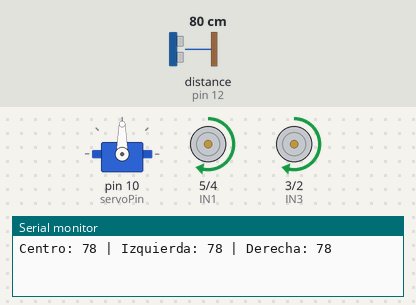
This sketch was run on a simulated Arduino Uno, built with avr-gcc and run on an emulated ATmega328P. Shown: servo, motor-driver pin pairs drawn as motors (green arrow = first pin HIGH = forward, orange = second pin HIGH = backward, longer = more drive, scaled by the enable pin), the last lines printed to the serial monitor. Wiring (inferred from the names in the program): ultrasonic range finder: trigger pin 11; echo pin 12. The test bench sets the inputs (shaded band); at power-on: distance to the obstacle (sensor on pin 12) 80 cm. The echo pulse lasts 58.3 µs per cm.

Above: at 1.7 s.
1.8 s: distance to the obstacle (sensor on pin 12) set to 19 cm
At 2.32 s:
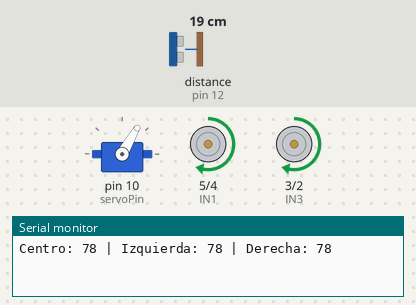
4.8 s: distance to the obstacle (sensor on pin 12) set to 15 cm
At 5.8 s:
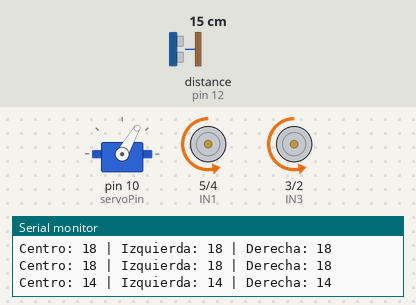
7.8 s: distance to the obstacle (sensor on pin 12) set to 18 cm
10.8 s: distance to the obstacle (sensor on pin 12) set to 2 cm
At 12.81 s:
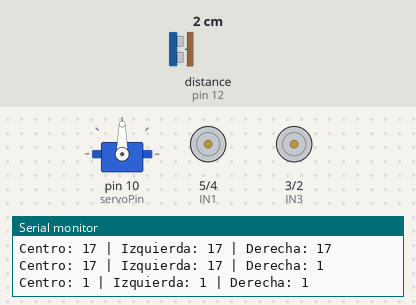
Timing chart, 0 to 14.8 s (numbered marks = the images above; inputs shaded):
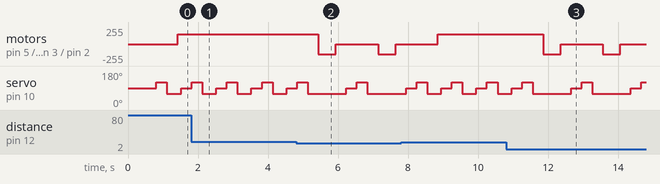

Measured:
- the behaviour switches between 17 and 16 cm on distance to the obstacle (sensor on pin 12) (found by bisection; images 1 and 2)
- after the input at 4.8 s, motor on pin 5 (IN1) / pin 4 (IN2), motor on pin 3 (IN3) / pin 2 (IN4): alternates backward 150/255 for 0.50 s and stopped for 1.2 s, starting after 0.64 s
- after the input at 10.8 s, motor on pin 5 (IN1) / pin 4 (IN2), motor on pin 3 (IN3) / pin 2 (IN4): alternates backward 150/255 for 0.50 s and stopped for 1.2 s, starting after 1.1 s
- by itself, servo on pin 10 (servoPin): repeats every 1.7 s: 120° 0.30 s, 60° 1.1 s, 90° 0.30 s

The sketch:

evasor_obstaculos2.ino
```cpp
#include <Servo.h>

// Pines del sensor ultrasónico
const int trigPin = 11;
const int echoPin = 12;

// Pines del servo
const int servoPin = 10;
Servo sensorServo;

// Pines del L298N
const int IN1 = 5;
const int IN2 = 4;
const int IN3 = 3;
const int IN4 = 2;
const int ENA = 6;
const int ENB = 9;

// Distancia mínima para reaccionar (en cm)
const int distanciaMinima = 15;

void setup() {
  Serial.begin(9600);

  pinMode(trigPin, OUTPUT);
  pinMode(echoPin, INPUT);

  pinMode(IN1, OUTPUT);
  pinMode(IN2, OUTPUT);
  pinMode(IN3, OUTPUT);
  pinMode(IN4, OUTPUT);
  pinMode(ENA, OUTPUT);
  pinMode(ENB, OUTPUT);

  sensorServo.attach(servoPin);
  sensorServo.write(90); // centrar el servo
  delay(500);
}

void loop() {
  // Escanear tres direcciones
  int distCentro = escanear(90);
  int distIzq = escanear(120);
  int distDer = escanear(60);

  Serial.print("Centro: "); Serial.print(distCentro);
  Serial.print(" | Izquierda: "); Serial.print(distIzq);
  Serial.print(" | Derecha: "); Serial.println(distDer);

  if (distCentro > distanciaMinima) {
    avanzar();
  } else {
    if (distIzq > distDer && distIzq > distanciaMinima) {
      girarIzquierda();
    } else if (distDer > distanciaMinima) {
      girarDerecha();
    } else {
      retroceder();
    }
  }

  delay(100); // breve pausa entre ciclos
}

// Función para escanear en un ángulo y devolver distancia
int escanear(int angulo) {
  sensorServo.write(angulo);
  delay(300);
  return medirDistancia();
}

// Medir distancia con HC-SR04
int medirDistancia() {
  digitalWrite(trigPin, LOW);
  delayMicroseconds(2);
  digitalWrite(trigPin, HIGH);
  delayMicroseconds(10);
  digitalWrite(trigPin, LOW);

  long duracion = pulseIn(echoPin, HIGH, 30000); // timeout 30ms
  int distancia = duracion * 0.034 / 2;

  // Limitar distancia a 100 cm para evitar valores erráticos
  if (distancia == 0 || distancia > 100) distancia = 100;
  return distancia;
}

// Movimiento del robot
void avanzar() {
  digitalWrite(IN1, HIGH);
  digitalWrite(IN2, LOW);
  digitalWrite(IN3, HIGH);
  digitalWrite(IN4, LOW);
  analogWrite(ENA, 150);
  analogWrite(ENB, 150);
}

void girarIzquierda() {
  digitalWrite(IN1, LOW);
  digitalWrite(IN2, HIGH);
  digitalWrite(IN3, HIGH);
  digitalWrite(IN4, LOW);
  analogWrite(ENA, 150);
  analogWrite(ENB, 150);
  delay(400); // tiempo de giro
  detener();
}

void girarDerecha() {
  digitalWrite(IN1, HIGH);
  digitalWrite(IN2, LOW);
  digitalWrite(IN3, LOW);
  digitalWrite(IN4, HIGH);
  analogWrite(ENA, 150);
  analogWrite(ENB, 150);
  delay(400); // tiempo de giro
  detener();
}

void retroceder() {
  digitalWrite(IN1, LOW);
  digitalWrite(IN2, HIGH);
  digitalWrite(IN3, LOW);
  digitalWrite(IN4, HIGH);
  analogWrite(ENA, 150);
  analogWrite(ENB, 150);
  delay(500); // tiempo para retroceder
  detener();
}

void detener() {
  digitalWrite(IN1, LOW);
  digitalWrite(IN2, LOW);
  digitalWrite(IN3, LOW);
  digitalWrite(IN4, LOW);
  analogWrite(ENA, 0);
  analogWrite(ENB, 0);
  delay(200);
}
```
